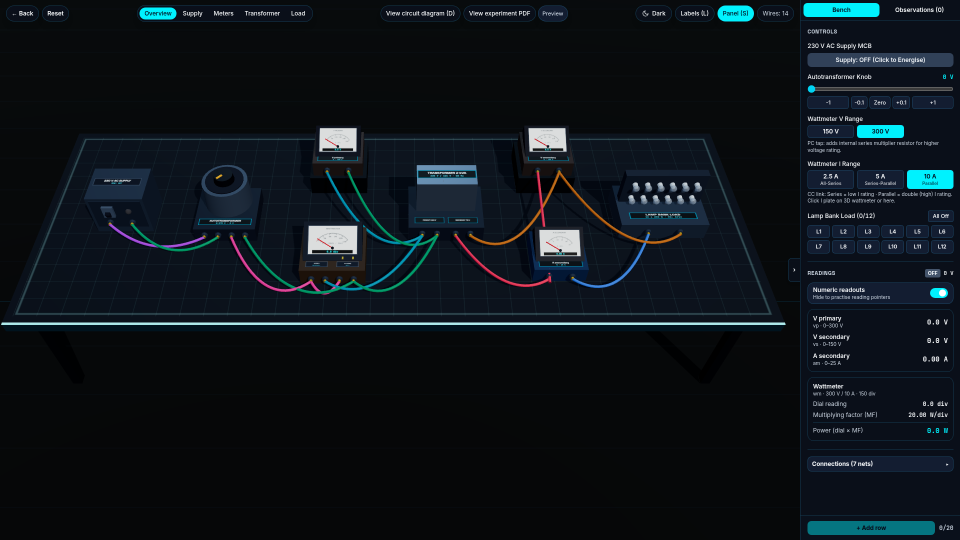
#> input picture virtual-machines-lab-film/captures/03-observe-mode.png, 1920 x 1080 px (shown at 1/2 size)
$ python storyboard.py
#> lines starting #> are read from the running program, lines starting #| are printed output that depends on the picture
#!/usr/bin/env python3
"""Generate a storyboard contact sheet from app captures composited onto Dark Tech Keynote stage."""

import os, sys
from PIL import Image, ImageDraw, ImageFont, ImageFilter

OUT_DIR = os.path.dirname(os.path.abspath(__file__))
CAPTURES = os.path.join(OUT_DIR, 'captures')
CIRCUIT = '/home/asad/Projects/Virtual_Machines_Lab/public/experiments/ex3-1/diagrams/fig-3-1-1.png'

# 9 panels: each is (image_path, shot_number, framing, duration, caption)
PANELS = [
    ('03-observe-mode.png',   '1',  'Full bench – overview',        '0–3 s',   'Wire a transformer test – wires snap into place'),
    ('16-meters-live.png',    '2',  'Medium – transformer cam',     '3–5.5 s', 'More wires, orbit right, bench half-wired'),
    ('14-meters-view.png',    '3',  'Close-up – meters cam',        '5.5–8 s', 'Supply ON, meter needles sweep. "All in 3D."'),
    (None,                    '4',  'Split: diagram + bare bench',  '8–13.5 s','Circuit diagram left, bare bench right + red cards: 230 V / diagram only / damage'),
    ('05-learn-mode.png',     '5',  'Full – Learn mode panel',      '16–18 s', 'Learn mode explains every step. Step 1 of 17.'),
    ('07-self-mode.png',      '6',  'Full – Self mode (fault)',     '18–20 s', 'Wiring fault → MCB TRIPPED, pointer backwards'),
    ('09-observations.png',   '7',  'Medium – Observations tab',    '20–22.5 s','Take readings, efficiency chart, check answers'),
    ('08-circuit-diagram.png','8',  'Full – Diagram + Observe',     '22.5–25.5 s', 'Circuit diagram panel, then Observe mode bench'),
    (None,                    '9',  'End card – dark stage',        '27–30 s', 'Virtual Machines Lab. Practise before you power on.'),
]

COLS = 3
ROWS = 3
THUMB_W = 640
THUMB_H = 360
PAD = 24
LABEL_H = 100
SHEET_W = COLS * THUMB_W + (COLS + 1) * PAD
SHEET_H = ROWS * (THUMB_H + LABEL_H) + (ROWS + 1) * PAD

STAGE_BG = (10, 10, 16)
BORDER_COL = (0, 242, 254)       # cyan accent
RED_COL = (255, 60, 60)
TEXT_COL = (220, 220, 230)
LABEL_COL = (160, 160, 170)
TITLE_COL = (0, 242, 254)

def load_font(size):
    for path in ['/usr/share/fonts/truetype/dejavu/DejaVuSans.ttf',
                 '/usr/share/fonts/truetype/ubuntu/Ubuntu-R.ttf',
                 '/usr/share/fonts/truetype/liberation/LiberationSans-Regular.ttf']:
        if os.path.exists(path):
            return ImageFont.truetype(path, size)
    return ImageFont.load_default()

def load_font_bold(size):
    for path in ['/usr/share/fonts/truetype/dejavu/DejaVuSans-Bold.ttf',
                 '/usr/share/fonts/truetype/ubuntu/Ubuntu-B.ttf',
                 '/usr/share/fonts/truetype/liberation/LiberationSans-Bold.ttf']:
        if os.path.exists(path):
            return ImageFont.truetype(path, size)
    return ImageFont.load_default()

def make_split_panel(circuit_path, bench_path, w, h):
    """Create the split diagram + bench panel with red callout cards."""
    img = Image.new('RGB', (w, h), STAGE_BG)
    draw = ImageDraw.Draw(img)

    # Left half: circuit diagram on white card
    half_w = w // 2 - 8
    if os.path.exists(circuit_path):
        circ = Image.open(circuit_path).convert('RGB')
        # Place on a white card
        card_w, card_h = half_w - 20, h - 60
        card = Image.new('RGB', (card_w, card_h), (255, 255, 255))
        circ_resized = circ.copy()
        circ_resized.thumbnail((card_w - 10, card_h - 10), Image.LANCZOS)
        cx = (card_w - circ_resized.width) // 2
        cy = (card_h - circ_resized.height) // 2
        card.paste(circ_resized, (cx, cy))
        img.paste(card, (10, 10))

    # Right half: unwired bench (use self mode)
    if os.path.exists(bench_path):
        bench = Image.open(bench_path).convert('RGB')
        bench_resized = bench.copy()
        bench_resized.thumbnail((half_w, h - 20), Image.LANCZOS)
        img.paste(bench_resized, (half_w + 8, (h - bench_resized.height) // 2))

    # Red callout cards
    font = load_font(14)
    cards = ['⚡ 230 V', '📖 Learn from a diagram only', '⚠ One wrong connection…']
    for i, text in enumerate(cards):
        cx = half_w + 20
        cy = 10 + i * 35
        draw.rounded_rectangle([(cx, cy), (cx + half_w - 30, cy + 28)], radius=4,
                               fill=(40, 10, 10), outline=(255, 60, 60))
        draw.text((cx + 8, cy + 6), text, fill=(255, 100, 100), font=font)

    return img

def make_end_card(w, h):
    """Create the end card panel."""
    img = Image.new('RGB', (w, h), STAGE_BG)
    draw = ImageDraw.Draw(img)

    title_font = load_font_bold(28)
    tag_font = load_font(16)
    credit_font = load_font(12)

    # Title
    draw.text((w//2, h//3), 'Virtual Machines Lab', fill=TITLE_COL, font=title_font, anchor='mm')
    # Tagline
    draw.text((w//2, h//3 + 40), 'Practise before you power on.', fill=TEXT_COL, font=tag_font, anchor='mm')
    # Credits
    draw.text((w//2, h//3 + 80), 'ZHCET · AMU · EEC2910', fill=LABEL_COL, font=credit_font, anchor='mm')
    draw.text((w//2, h//3 + 100), 'Asad Mokarim', fill=LABEL_COL, font=credit_font, anchor='mm')

    # Cyan border glow
    draw.rectangle([(2, 2), (w-3, h-3)], outline=BORDER_COL, width=1)

    return img

def main():
    sheet = Image.new('RGB', (SHEET_W, SHEET_H), STAGE_BG)
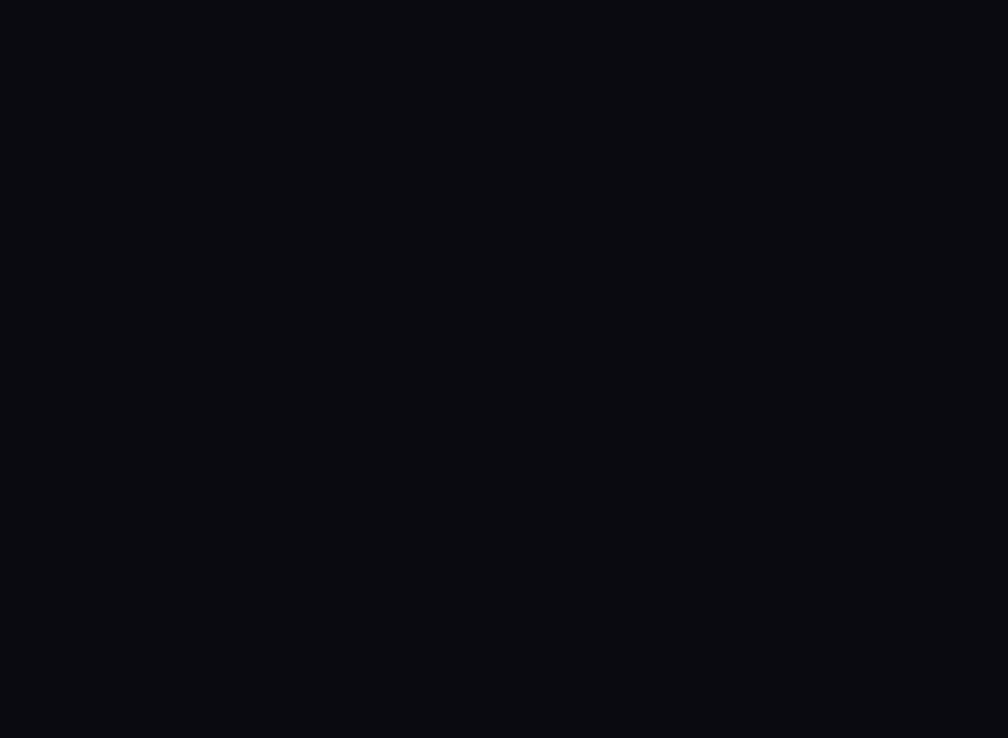
#> sheet: PIL image 2016x1476 RGB (shown at 1/2 size); mean R, G, B 10, 10, 16
    draw = ImageDraw.Draw(sheet)

    # Title bar
    title_font = load_font_bold(20)
    sub_font = load_font(14)
    label_font = load_font(12)
    caption_font = load_font(11)

    # Draw title at top
    draw.text((PAD, 4), 'STORYBOARD — Virtual Machines Lab', fill=TITLE_COL, font=title_font)
    draw.text((SHEET_W - PAD - 300, 6), 'Dark Tech Keynote · 30 s · 1920×1080 · 24 fps', fill=LABEL_COL, font=label_font)

    for idx, (img_file, shot_num, framing, duration, caption) in enumerate(PANELS):
        col = idx % COLS
        row = idx // COLS
        x = PAD + col * (THUMB_W + PAD)
        y = PAD + 24 + row * (THUMB_H + LABEL_H + PAD)

        # Create the thumbnail
        if img_file is None and shot_num == '4':
            thumb = make_split_panel(CIRCUIT, os.path.join(CAPTURES, '07-self-mode.png'), THUMB_W, THUMB_H)
        elif img_file is None and shot_num == '9':
            thumb = make_end_card(THUMB_W, THUMB_H)
        else:
            img_path = os.path.join(CAPTURES, img_file)
            if os.path.exists(img_path):
                thumb = Image.open(img_path).convert('RGB')
#> thumb is the input picture: PIL image 1920x1080 RGB; mean R, G, B 13.9, 20.7, 26.2
                thumb = thumb.resize((THUMB_W, THUMB_H), Image.LANCZOS)
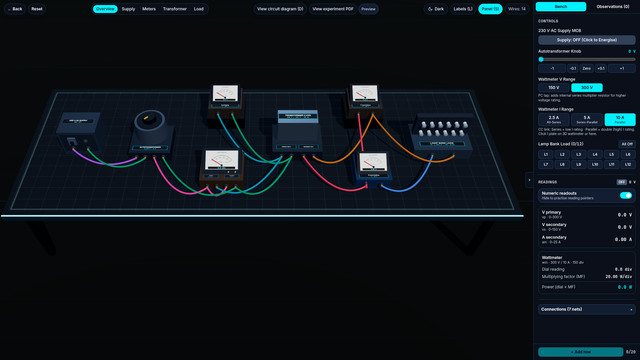
#> thumb: PIL image 640x360 RGB; mean R, G, B 14, 20.7, 26.2
            else:
                thumb = Image.new('RGB', (THUMB_W, THUMB_H), (30, 30, 40))
                d = ImageDraw.Draw(thumb)
                d.text((THUMB_W//2, THUMB_H//2), f'[{img_file}]', fill=TEXT_COL, font=label_font, anchor='mm')

        # Draw 1px cyan border
        bordered = Image.new('RGB', (THUMB_W + 2, THUMB_H + 2), BORDER_COL)
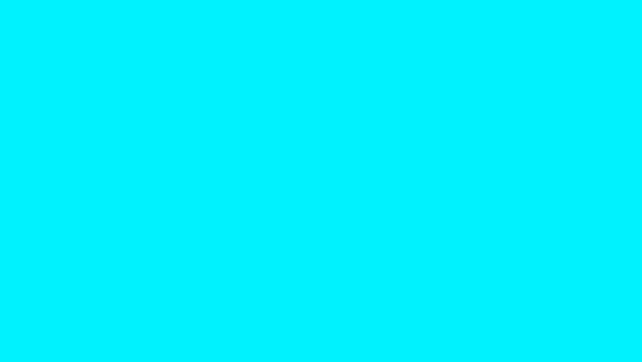
#> bordered: PIL image 642x362 RGB; mean R, G, B 0, 242, 254
        bordered.paste(thumb, (1, 1))
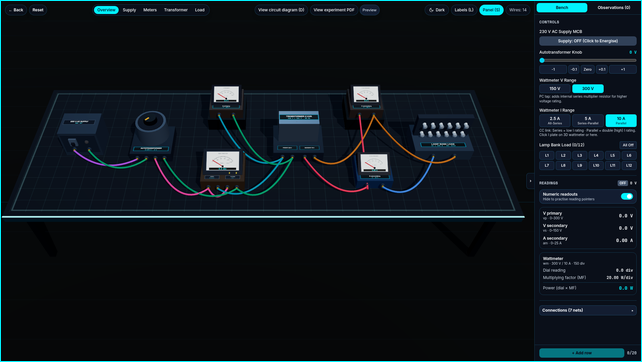
#> bordered: PIL image 642x362 RGB; mean R, G, B 13.9, 22.6, 28.1
        sheet.paste(bordered, (x - 1, y - 1))
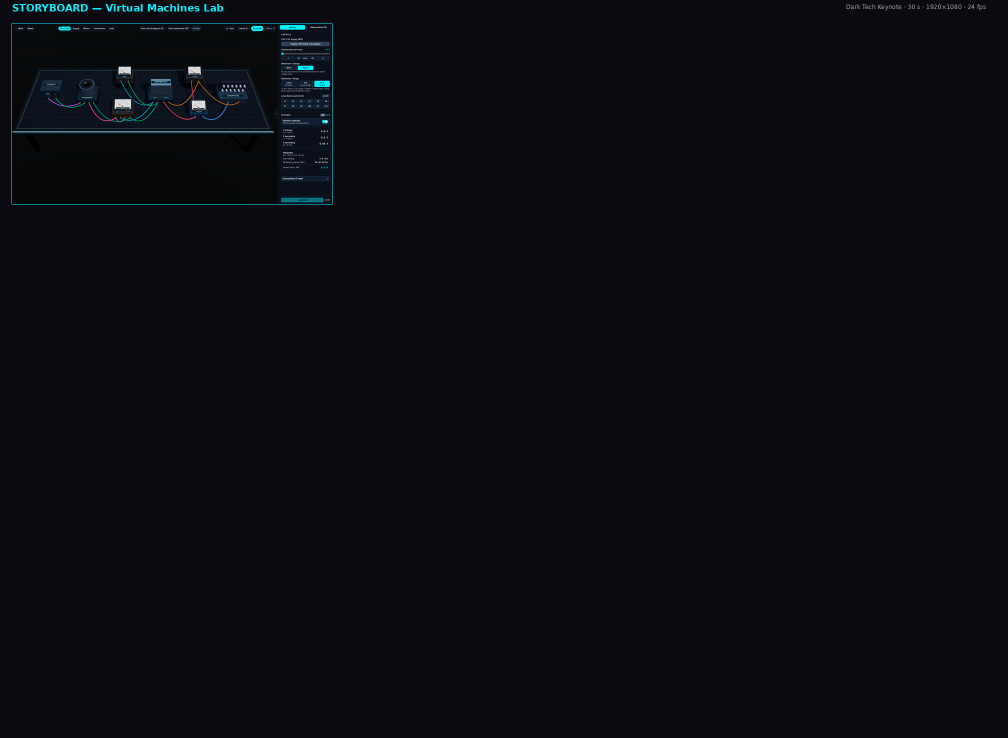
#> sheet: PIL image 2016x1476 RGB (shown at 1/2 size); mean R, G, B 10.3, 11.2, 17.2

        # Shot number badge
        draw.rounded_rectangle([(x, y), (x + 28, y + 20)], radius=3, fill=BORDER_COL)
        draw.text((x + 14, y + 10), shot_num, fill=STAGE_BG, font=label_font, anchor='mm')

        # Labels below thumbnail
        label_y = y + THUMB_H + 6
        draw.text((x, label_y), f'{framing}', fill=TEXT_COL, font=sub_font)
        draw.text((x + THUMB_W - 2, label_y), duration, fill=TITLE_COL, font=label_font, anchor='ra')

        # Caption
        # Wrap text
        words = caption.split()
        lines = []
        current = ''
        for w in words:
            test = (current + ' ' + w).strip()
            bbox = draw.textbbox((0, 0), test, font=caption_font)
            if bbox[2] > THUMB_W - 4:
                lines.append(current)
                current = w
            else:
                current = test
#> this loop made 9 passes
#> bbox on passes 1 to 9: (0, 3, 25, 11), (0, 3, 35, 11), (0, 2, 104, 11), (0, 2, 129, 11), (0, 2, 137, 11), (0, 2, 170, 11), (0, 2, 200, 13), (0, 2, 224, 13), (0, 2, 257, 13)
#> after the loop, lines = []
        if current:
            lines.append(current)

        for i, line in enumerate(lines[:3]):
            draw.text((x, label_y + 20 + i * 16), line, fill=LABEL_COL, font=caption_font)
#> this loop made 1 pass
#> pass 2 of the loop in main, `for idx, (img_file, shot_num, framing, duration, caption) in enumerate..`:
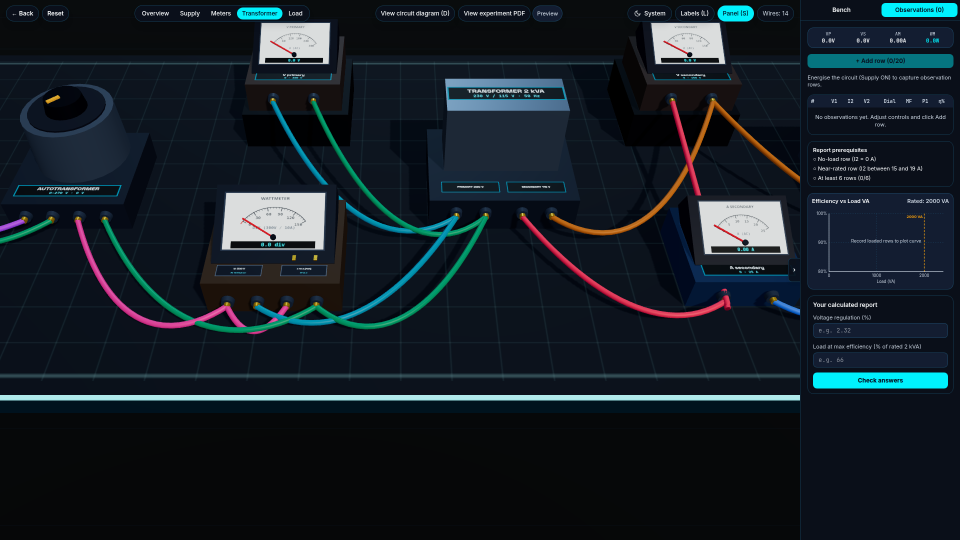
#> input picture virtual-machines-lab-film/captures/16-meters-live.png, 1920 x 1080 px (shown at 1/2 size)
#> in main, thumb is the input picture: PIL image 1920x1080 RGB; mean R, G, B 21.6, 30.7, 38.1
#> thumb: PIL image 640x360 RGB
#> in main, `bordered.paste(thumb, (1, 1))`:
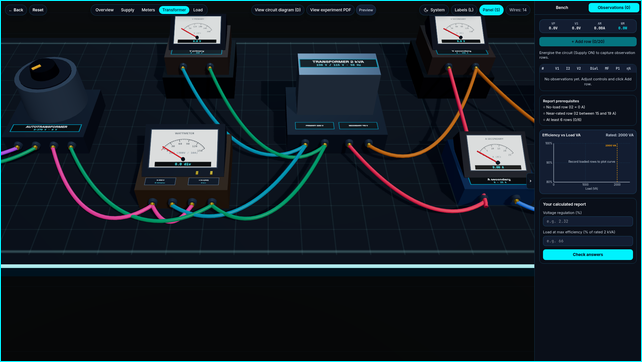
#> bordered: PIL image 642x362 RGB; mean R, G, B 21.4, 32.5, 40
#> in main, `sheet.paste(bordered, (x - 1, y - 1))`:
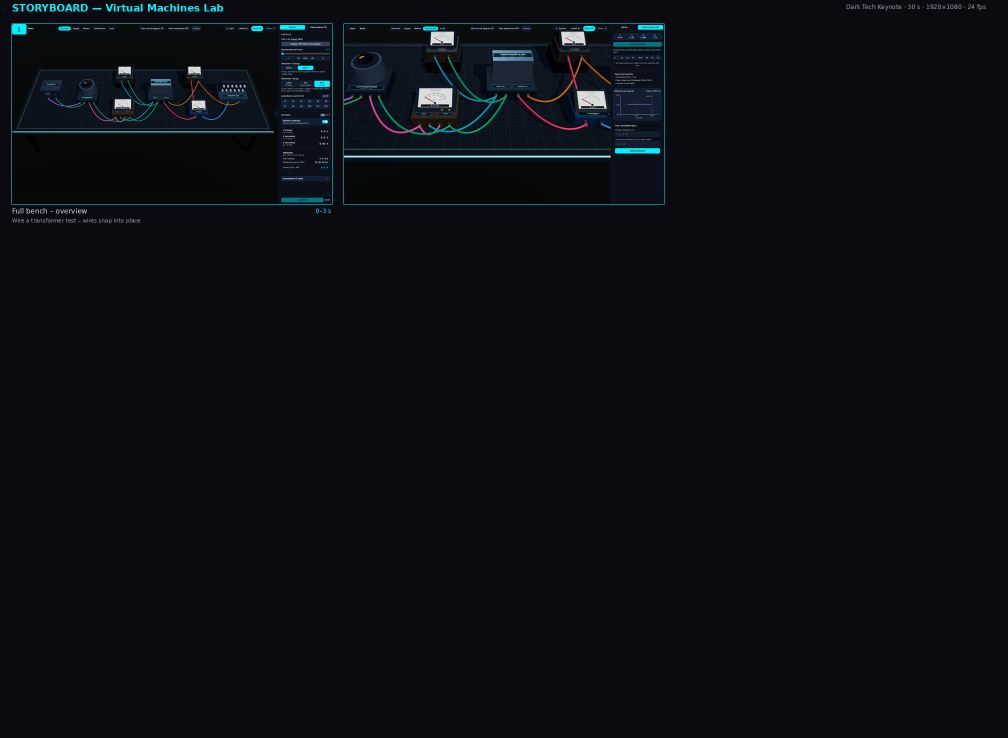
#> sheet: PIL image 2016x1476 RGB (shown at 1/2 size); mean R, G, B 11.3, 13.1, 19.2
#> the loop in main, `for w in words:` made 6 passes
#> bbox on passes 1 to 6: (0, 3, 28, 11), (0, 3, 63, 12), (0, 2, 93, 12), (0, 2, 125, 13), (0, 2, 162, 13), (0, 2, 220, 13)
#> the loop in main, `for i, line in enumerate(lines[:3]):` made 1 pass
#> pass 3 of the loop in main, `for idx, (img_file, shot_num, framing, duration, caption) in enumerate..`:
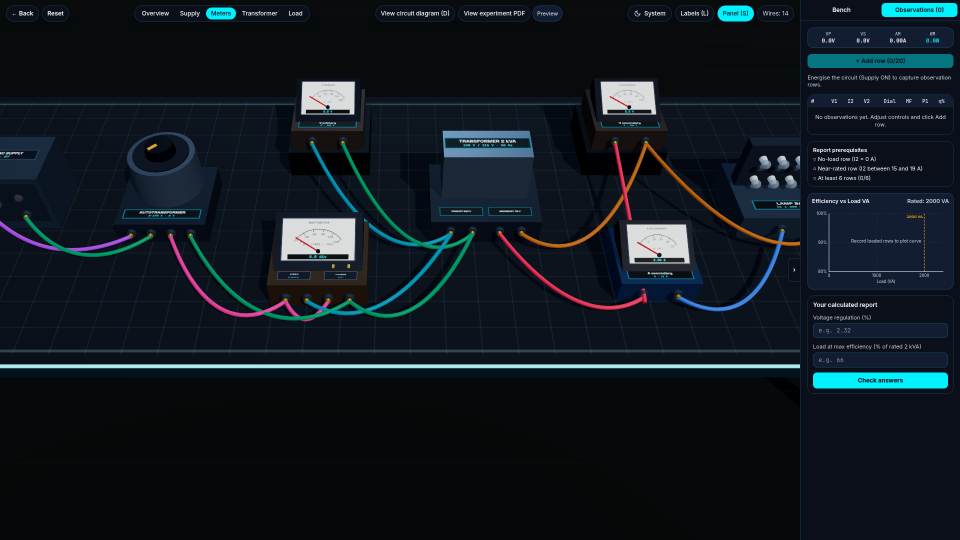
#> input picture virtual-machines-lab-film/captures/14-meters-view.png, 1920 x 1080 px (shown at 1/2 size)
#> in main, thumb is the input picture: PIL image 1920x1080 RGB; mean R, G, B 17.3, 25.4, 32.3
#> thumb: PIL image 640x360 RGB
#> in main, `bordered.paste(thumb, (1, 1))`:
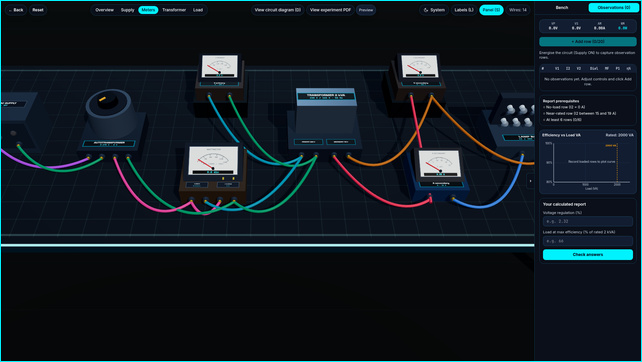
#> bordered: PIL image 642x362 RGB; mean R, G, B 17.2, 27.3, 34.2
#> in main, `sheet.paste(bordered, (x - 1, y - 1))`:
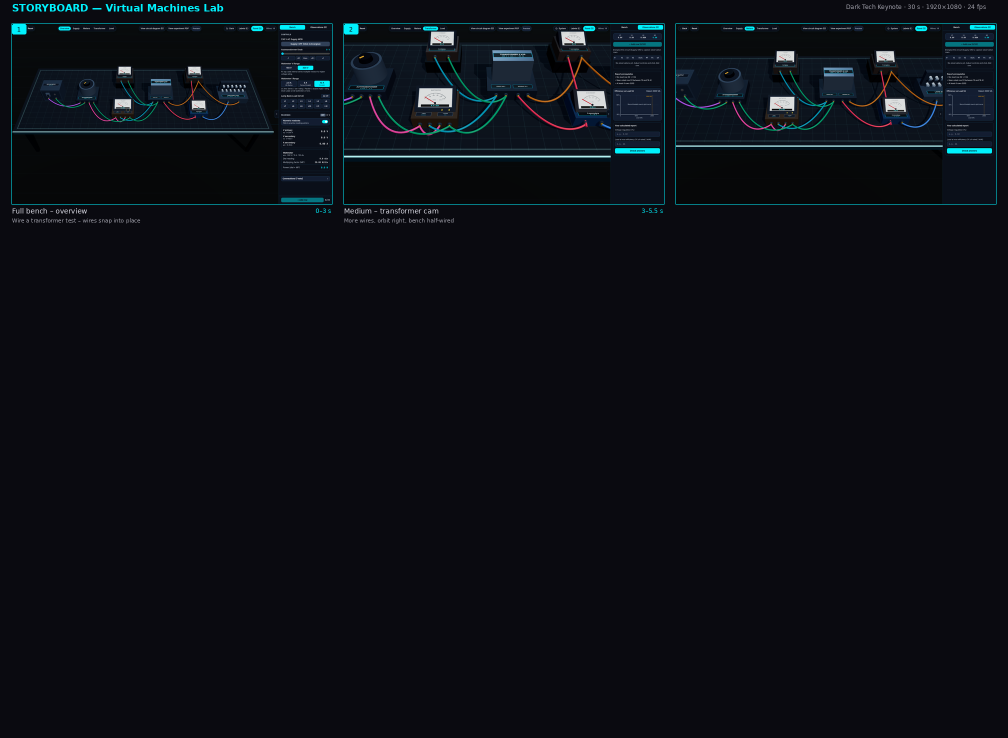
#> sheet: PIL image 2016x1476 RGB (shown at 1/2 size); mean R, G, B 11.9, 14.5, 20.7
#> the loop in main, `for w in words:` made 8 passes
#> bbox on passes 1 to 8: (0, 2, 38, 13), (0, 2, 61, 13), (0, 2, 98, 13), (0, 2, 145, 13), (0, 2, 187, 13), (0, 2, 209, 13), (0, 2, 223, 13), (0, 2, 250, 13)
#> the loop made 9 passes; the first 3 are shown

    out_path = os.path.join(OUT_DIR, 'storyboard.png')
    sheet.save(out_path, 'PNG')
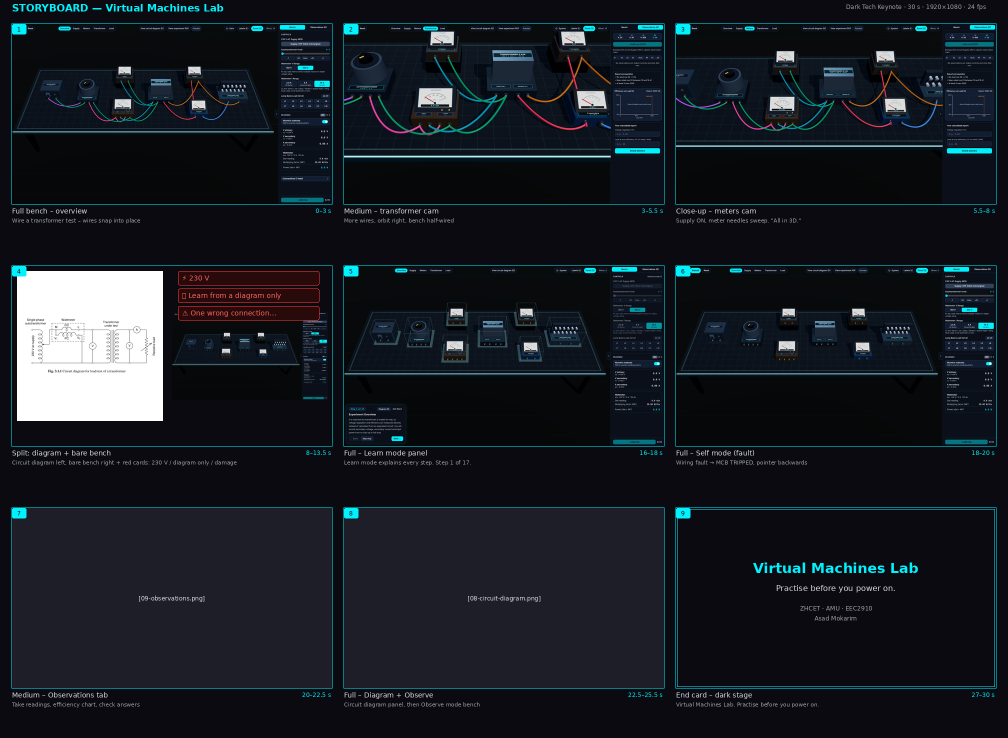
#> saved as storyboard.png: PIL image 2016x1476 RGB (shown at 1/2 size); mean R, G, B 23.6, 28.8, 35.4
    print(f'Storyboard saved to {out_path} ({SHEET_W}×{SHEET_H})')
#| Storyboard saved to virtual-machines-lab-film/storyboard.png (2016×1476)

if __name__ == '__main__':
    main()
